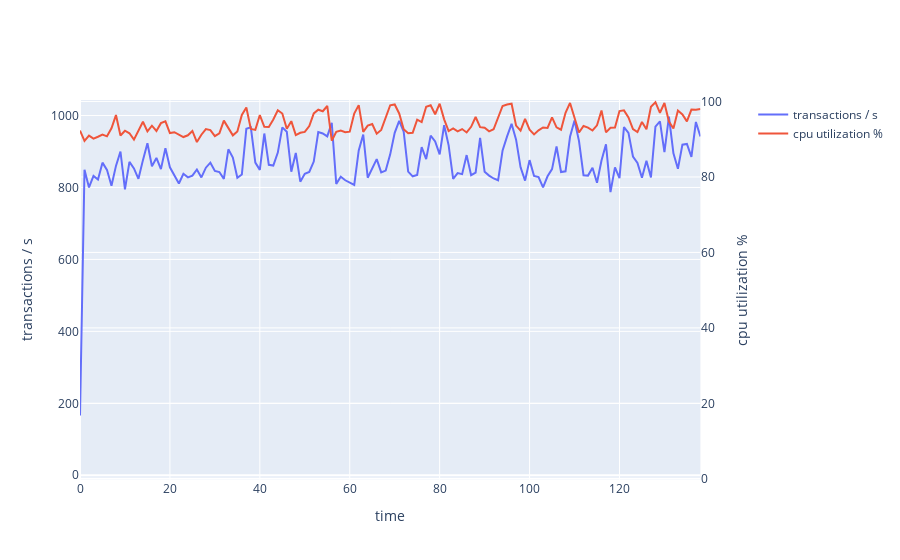

Notebook code cell kept with this figure:
### Markdown cell above
## Small ETH Virtual Server

### Code cell
from plotly.subplots import make_subplots

d1 = pd.read_csv("./bench/vsos.csv")

fig = make_subplots(specs=[[{"secondary_y": True}]])

fig.add_trace(
    go.Scatter(y=d1['tx'], name="transactions / s"),
    secondary_y=False,
)

fig.add_trace(
    go.Scatter(y=d1['cpu_util'], name="cpu utilization %"),
    secondary_y=True,
)

fig.update_xaxes(title_text="time")
fig.update_yaxes(title_text="transactions / s", secondary_y=False)
fig.update_yaxes(title_text="cpu utilization %", secondary_y=True)

fig.show()

### Figure 1 — Plotly figure (JSON) as saved in the notebook; plotly's stock layout.template omitted (floating-point values rounded to 4 significant figures; data arrays with more than 128 entries replaced by an {"elided": "..."} marker saying what was removed)
{"data": [{"name": "transactions / s", "type": "scatter", "xaxis": "x", "y": {"elided": "139 int values"}, "yaxis": "y"}, {"name": "cpu utilization %", "type": "scatter", "xaxis": "x", "y": {"elided": "139 float values"}, "yaxis": "y2"}], "layout": {"autosize": true, "xaxis": {"anchor": "y", "autorange": true, "domain": [0, 0.94], "range": [0, 138], "title": {"text": "time"}}, "yaxis": {"anchor": "x", "autorange": false, "domain": [0, 1], "range": [-13.19, 1043.0], "title": {"text": "transactions / s"}, "type": "linear"}, "yaxis2": {"anchor": "x", "autorange": false, "overlaying": "y", "range": [-0.307, 100.4], "side": "right", "title": {"text": "cpu utilization %"}, "type": "linear"}}}
